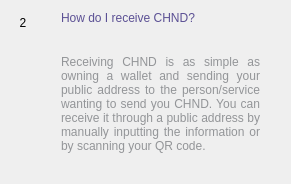
                  <widget class="QWidget" name="widgetFaq2" native="true">
                   <layout class="QHBoxLayout" name="horizontalPage2" stretch="0,1">
                    <item alignment="Qt::AlignTop">
                     <widget class="QLabel" name="labelNumber2">
                      <property name="minimumSize">
                       <size>
                        <width>24</width>
                        <height>24</height>
                       </size>
                      </property>
                      <property name="maximumSize">
                       <size>
                        <width>16777215</width>
                        <height>24</height>
                       </size>
                      </property>
                      <property name="text">
                       <string>2</string>
                      </property>
                      <property name="alignment">
                       <set>Qt::AlignCenter</set>
                      </property>
                     </widget>
                    </item>
                    <item>
                     <layout class="QVBoxLayout" name="verticalLayoutPage2">
                      <property name="spacing">
                       <number>0</number>
                      </property>
                      <property name="leftMargin">
                       <number>20</number>
                      </property>
                      <property name="rightMargin">
                       <number>20</number>
                      </property>
                      <item>
                       <widget class="QLabel" name="labelSubtitle2">
                        <property name="styleSheet">
                         <string notr="true">color: rgb(91, 80, 148);</string>
                        </property>
                        <property name="text">
                         <string>How do I receive CHND?</string>
                        </property>
                        <property name="wordWrap">
                         <bool>true</bool>
                        </property>
                       </widget>
                      </item>
                      <item>
                       <spacer name="verticalSpacer_20">
                        <property name="orientation">
                         <enum>Qt::Vertical</enum>
                        </property>
                        <property name="sizeType">
                         <enum>QSizePolicy::Fixed</enum>
                        </property>
                        <property name="sizeHint" stdset="0">
                         <size>
                          <width>20</width>
                          <height>30</height>
                         </size>
                        </property>
                       </spacer>
                      </item>
                      <item>
                       <widget class="QLabel" name="labelContent2">
                        <property name="styleSheet">
                         <string notr="true">color: rgb(147, 149, 152);</string>
                        </property>
                        <property name="text">
                         <string>
                           &lt;html&gt;&lt;head/&gt;&lt;body&gt;&lt;p align=&quot;justify&quot;&gt;
                           Receiving CHND is as simple as owning a wallet and sending your public address
                           to the person/service wanting to send you CHND. You can receive it through a 
                           public address by manually inputting the information or by scanning your QR code.
                           &lt;/p&gt;&lt;/body&gt;&lt;/html&gt;
                         </string>
                        </property>
                        <property name="alignment">
                         <set>Qt::AlignLeading|Qt::AlignLeft|Qt::AlignTop</set>
                        </property>
                        <property name="wordWrap">
                         <bool>true</bool>
                        </property>
                       </widget>
                      </item>
                      <item>
                       <spacer name="verticalSpacer_21">
                        <property name="orientation">
                         <enum>Qt::Vertical</enum>
                        </property>
                        <property name="sizeHint" stdset="0">
                         <size>
                          <width>20</width>
                          <height>20</height>
                         </size>
                        </property>
                       </spacer>
                      </item>
                     </layout>
                    </item>
                   </layout>
                  </widget>
